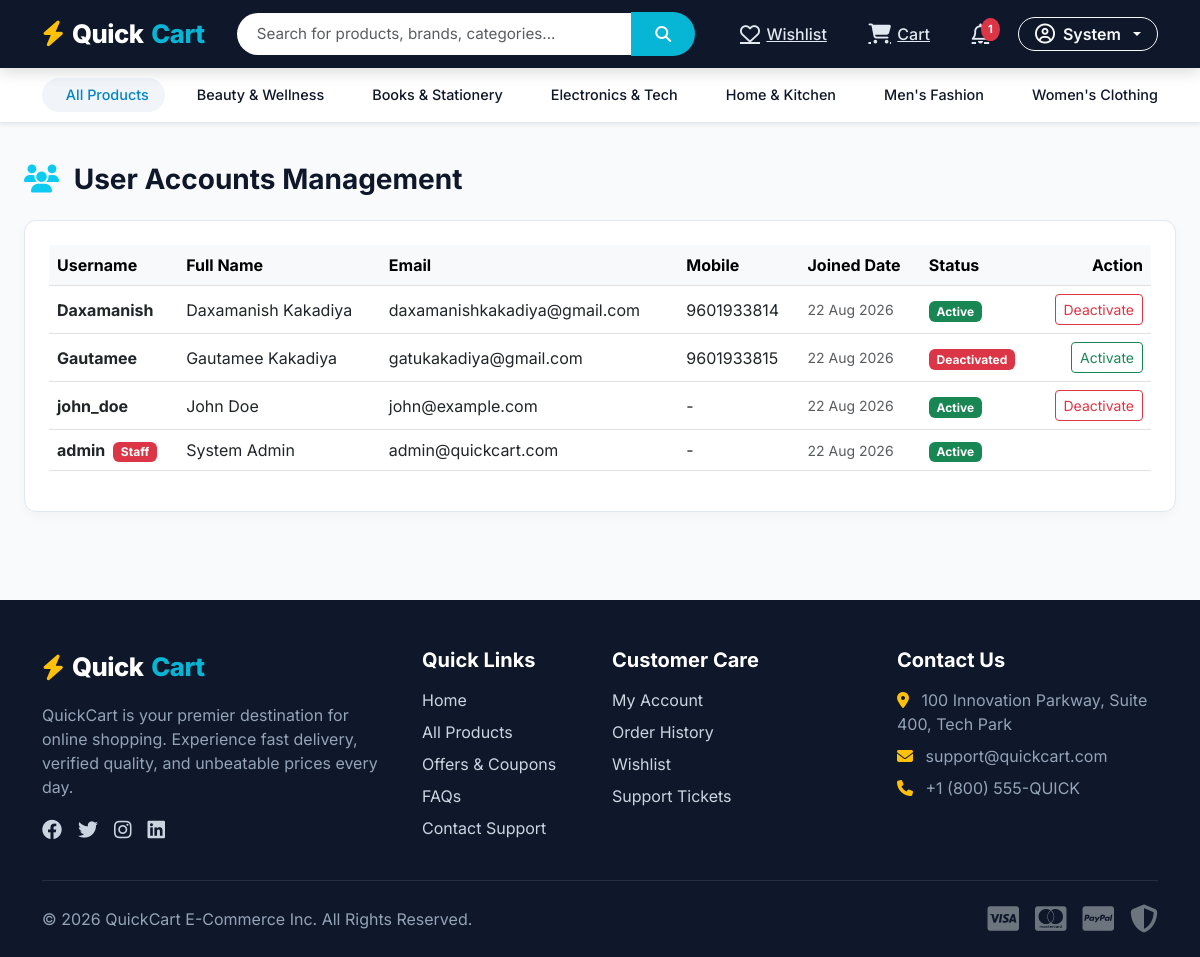
The page /dashboard/users/ (signed in) on the database its author committed.
### products/models.py (models this page shows, shortened)
class Category(models.Model):
    name = models.CharField(max_length=100, unique=True)
    slug = models.SlugField(max_length=120, unique=True, blank=True)
    description = models.TextField(blank=True)
    image = models.ImageField(upload_to='categories/', blank=True, null=True)
    created_at = models.DateTimeField(auto_now_add=True)
    class Meta:
        verbose_name_plural = "Categories"
        ordering = ['name']

### accounts/models.py (models this page shows, shortened)
class Profile(models.Model):
    GENDER_CHOICES = (
        ('Male', 'Male'),
        ('Female', 'Female'),
        ('Other', 'Other'),
    )
    user = models.OneToOneField(User, on_delete=models.CASCADE, related_name='profile')
    profile_picture = models.ImageField(upload_to='profile_pictures/', blank=True, null=True, default='profile_pictures/default.png')
    mobile = models.CharField(max_length=15, blank=True, null=True)
    date_of_birth = models.DateField(blank=True, null=True)
    gender = models.CharField(max_length=10, choices=GENDER_CHOICES, blank=True, null=True)
    address = models.TextField(blank=True, null=True)
    city = models.CharField(max_length=100, blank=True, null=True)
    state = models.CharField(max_length=100, blank=True, null=True)
    pincode = models.CharField(max_length=10, blank=True, null=True)
    created_at = models.DateTimeField(auto_now_add=True)

### dashboard/views.py (the view, shortened to what this page needs)
# urls.py: path('users/', views.dashboard_users_view, name='users'),
@staff_member_required
def dashboard_users_view(request):
    users = User.objects.select_related('profile').order_by('-date_joined')
    return render(request, 'dashboard/users.html', {'users': users})

### quickcart/context_processors.py (called while the page is built)
def global_ecommerce_context(request):
    categories = Category.objects.all()
    cart_count = 0
    wishlist_count = 0
    unread_notifications_count = 0
    if request.user.is_authenticated:
        cart_count = CartItem.objects.filter(user=request.user).count()
        wishlist_count = Wishlist.objects.filter(user=request.user).count()
        unread_notifications_count = Notification.objects.filter(user=request.user, is_read=False).count()
    return {
        'nav_categories': categories,
        'cart_count': cart_count,
        'wishlist_count': wishlist_count,
        'unread_notifications_count': unread_notifications_count,
    }

### templates/dashboard/users.html (shortened to what this page needs)
{% extends 'base.html' %}
{% block content %}
<div class="container-fluid px-4 my-4">
    <h3 class="fw-bold mb-4"><i class="fa-solid fa-users text-info me-2"></i> User Accounts Management</h3>
    <div class="qc-dashboard-card">
        <div class="table-responsive">
            <table class="table align-middle table-hover">
                <thead class="table-light">
                    <tr>
                        <th>Username</th>
                        <th>Full Name</th>
                        <th>Email</th>
                        <th>Mobile</th>
                        <th>Joined Date</th>
                        <th>Status</th>
                        <th class="text-end">Action</th>
                    </tr>
                </thead>
                <tbody>
                    {% for u in users %}
                        <tr>
                            <td class="fw-bold text-dark">{{ u.username }} {% if u.is_staff %}<span class="badge bg-danger ms-1">Staff</span>{% endif %}</td>
                            <td>{{ u.get_full_name|default:"-" }}</td>
                            <td>{{ u.email }}</td>
                            <td>{{ u.profile.mobile|default:"-" }}</td>
                            <td class="small text-muted">{{ u.date_joined|date:"d M Y" }}</td>
                            <td>
                                {% if u.is_active %}
                                    <span class="badge bg-success">Active</span>
                                {% else %}
                                    <span class="badge bg-danger">Deactivated</span>
                                {% endif %}
                            </td>
                            <td class="text-end">
                                {% if not u.is_superuser %}
                                    <form method="POST" class="d-inline">
                                        <button type="submit" class="btn btn-sm {% if u.is_active %}btn-outline-danger{% else %}btn-outline-success{% endif %}">
                                            {% if u.is_active %}Deactivate{% else %}Activate{% endif %}
                                        </button>
                                    </form>
                                {% endif %}
                            </td>
                        </tr>
                    {% endfor %}
                </tbody>
            </table>
        </div>
    </div>
</div>
{% endblock %}

### templates/base.html (shortened to what this page needs)
{% load static %}
<!DOCTYPE html>
<html lang="en">
<head>
    <link href="https://cdn.jsdelivr.net/npm/bootstrap@5.3.0/dist/css/bootstrap.min.css" rel="stylesheet">
    <link rel="stylesheet" href="https://cdnjs.cloudflare.com/ajax/libs/font-awesome/6.4.0/css/all.min.css">
    <link rel="stylesheet" href="{% static 'css/style.css' %}">
</head>
<body>
    <header class="qc-navbar">
        <div class="container">
            <div class="d-flex align-items-center justify-content-between flex-wrap gap-2">
                <a href="{% url 'home' %}" class="qc-brand">
                    <i class="fa-solid fa-bolt text-warning"></i> Quick<span>Cart</span>
                </a>
                <form action="{% url 'products:search' %}" method="GET" class="flex-grow-1 mx-lg-4 max-w-600" style="max-width: 550px;">
                    <div class="input-group">
                        <input type="text" name="q" class="form-control qc-search-input" placeholder="Search for products, brands, categories..." value="{{ request.GET.q|default:'' }}" required>
                        <button class="btn qc-search-btn" type="submit">
                            <i class="fa-solid fa-magnifying-glass"></i>
                        </button>
                    </div>
                </form>
                <div class="d-flex align-items-center gap-3">
                    {% if user.is_authenticated %}
                        <a href="{% url 'cart:wishlist' %}" class="qc-nav-link text-white" title="Wishlist">
                            <i class="fa-regular fa-heart fs-5"></i>
                            <span class="d-none d-md-inline">Wishlist</span>
                        </a>
                        <a href="{% url 'cart:cart' %}" class="qc-nav-link text-white" title="Cart">
                            <i class="fa-solid fa-cart-shopping fs-5"></i>
                            <span class="d-none d-md-inline">Cart</span>
                        </a>
                        <a href="{% url 'notifications:list' %}" class="qc-nav-link text-white" title="Notifications">
                            <i class="fa-regular fa-bell fs-5"></i>
                            {% if unread_notifications_count > 0 %}
                                <span class="qc-badge bg-danger">{{ unread_notifications_count }}</span>
                            {% endif %}
                        </a>
                        <div class="dropdown">
                            <button class="btn btn-outline-light dropdown-toggle rounded-pill px-3 py-1 fw-semibold d-flex align-items-center gap-2" type="button" data-bs-toggle="dropdown">
                                <i class="fa-regular fa-circle-user fs-5"></i>
                                <span>{{ user.first_name|default:user.username }}</span>
                            </button>
                        </div>
                    {% endif %}
                </div>
            </div>
        </div>
    </header>
    <nav class="qc-category-bar shadow-sm">
        <div class="container">
            <div class="d-flex align-items-center gap-2">
                <a href="{% url 'products:product_list' %}" class="qc-cat-item active">
                     All Products
                </a>
                {% for cat in nav_categories %}
                    <a href="{% url 'products:category' cat.slug %}" class="qc-cat-item">
                        {{ cat.name }}
                    </a>
                {% endfor %}
                <a href="{% url 'coupons:coupons_list' %}" class="qc-cat-item text-danger fw-bold ms-auto">
                </a>
            </div>
        </div>
    </nav>
    <main>
        {% block content %}{% endblock %}
    </main>
    <footer class="qc-footer">
        <div class="container">
            <div class="row g-4">
                <div class="col-lg-4 col-md-6">
                    <div class="qc-brand mb-3">
                        <i class="fa-solid fa-bolt text-warning"></i> Quick<span>Cart</span>
                    </div>
                    <p>QuickCart is your premier destination for online shopping. Experience fast delivery, verified quality, and unbeatable prices every day.</p>
                    <div class="d-flex gap-3 fs-5 mt-3">
                        <a href="#"><i class="fa-brands fa-facebook"></i></a>
                        <a href="#"><i class="fa-brands fa-twitter"></i></a>
                        <a href="#"><i class="fa-brands fa-instagram"></i></a>
                        <a href="#"><i class="fa-brands fa-linkedin"></i></a>
                    </div>
                </div>
                <div class="col-lg-2 col-md-6">
                    <h5>Quick Links</h5>
                    <ul class="list-unstyled d-flex flex-column gap-2">
                        <li><a href="{% url 'home' %}">Home</a></li>
                        <li><a href="{% url 'products:product_list' %}">All Products</a></li>
                        <li><a href="{% url 'coupons:coupons_list' %}">Offers & Coupons</a></li>
                        <li><a href="{% url 'support:faq' %}">FAQs</a></li>
                        <li><a href="{% url 'support:contact' %}">Contact Support</a></li>
                    </ul>
                </div>
                <div class="col-lg-3 col-md-6">
                    <h5>Customer Care</h5>
                    <ul class="list-unstyled d-flex flex-column gap-2">
                        <li><a href="{% url 'accounts:profile' %}">My Account</a></li>
                        <li><a href="{% url 'orders:my_orders' %}">Order History</a></li>
                        <li><a href="{% url 'cart:wishlist' %}">Wishlist</a></li>
                        <li><a href="{% url 'support:tickets' %}">Support Tickets</a></li>
                    </ul>
                </div>
                <div class="col-lg-3 col-md-6">
                    <h5>Contact Us</h5>
                    <p class="mb-2"><i class="fa-solid fa-location-dot me-2 text-warning"></i> 100 Innovation Parkway, Suite 400, Tech Park</p>
                    <p class="mb-2"><i class="fa-solid fa-envelope me-2 text-warning"></i> support@quickcart.com</p>
                    <p class="mb-2"><i class="fa-solid fa-phone me-2 text-warning"></i> +1 (800) 555-QUICK</p>
                </div>
            </div>
            <hr class="my-4 border-secondary">
            <div class="d-flex flex-column flex-md-row justify-content-between align-items-center text-center text-md-start">
                <p class="mb-0">&copy; 2026 QuickCart E-Commerce Inc. All Rights Reserved.</p>
                <div class="d-flex gap-3 fs-3 text-secondary mt-2 mt-md-0">
                    <i class="fa-brands fa-cc-visa"></i>
                    <i class="fa-brands fa-cc-mastercard"></i>
                    <i class="fa-brands fa-cc-paypal"></i>
                    <i class="fa-solid fa-shield-halved"></i>
                </div>
            </div>
        </div>
    </footer>
</body>
</html>

### static/css/style.css (style rules this page uses)
:root { --qc-primary: #0f172a; --qc-secondary: #1e293b; --qc-accent: #0284c7; --qc-cyan: #06b6d4; --qc-emerald: #10b981; --qc-coral: #f43f5e; --qc-amber: #f59e0b; --qc-bg-light: #f8fafc; --qc-card-bg: #ffffff; --qc-border: #e2e8f0; --qc-text-dark: #0f172a; --qc-text-muted: #64748b; }
body { font-family: 'Inter', system-ui, -apple-system, BlinkMacSystemFont, 'Segoe UI', Roboto, Oxygen, Ubuntu, Cantarell, sans-serif; background-color: var(--qc-bg-light); color: var(--qc-text-dark); margin: 0; padding: 0; display: flex; flex-direction: column; min-height: 100vh; }
main { flex: 1; }
.qc-navbar { background-color: var(--qc-primary); box-shadow: 0 4px 15px rgba(0, 0, 0, 0.15); padding: 0.75rem 0; position: sticky; top: 0; z-index: 1030; }
.qc-brand { font-weight: 800; font-size: 1.6rem; color: #ffffff; letter-spacing: -0.5px; text-decoration: none; display: flex; align-items: center; gap: 0.5rem; }
.qc-brand span { color: var(--qc-cyan); }
.qc-search-input { border-radius: 50px 0 0 50px; border: 1px solid transparent; padding: 0.6rem 1.2rem; font-size: 0.95rem; }
.qc-search-btn { border-radius: 0 50px 50px 0; background-color: var(--qc-cyan); color: #ffffff; border: none; padding: 0.6rem 1.5rem; transition: all 0.2s ease; }
.qc-nav-link { color: #e2e8f0 !important; font-weight: 500; padding: 0.5rem 0.8rem; border-radius: 8px; transition: all 0.2s ease; display: flex; align-items: center; gap: 0.4rem; position: relative; }
.qc-badge { position: absolute; top: 2px; right: 2px; background-color: var(--qc-coral); color: #ffffff; font-size: 0.7rem; font-weight: 700; border-radius: 50%; padding: 0.2rem 0.45rem; }
.qc-category-bar { background: #ffffff; border-bottom: 1px solid var(--qc-border); padding: 0.6rem 0; overflow-x: auto; white-space: nowrap; }
.qc-cat-item { display: inline-block; padding: 0.4rem 1rem; color: var(--qc-text-dark); font-weight: 500; font-size: 0.9rem; text-decoration: none; border-radius: 20px; transition: all 0.2s ease; margin-right: 0.5rem; }
.qc-cat-item:hover, .qc-cat-item.active { background-color: #f1f5f9; color: var(--qc-accent); }
.qc-footer { background-color: var(--qc-primary); color: #94a3b8; padding: 3rem 0 1.5rem 0; margin-top: 4rem; }
.qc-footer h5 { color: #ffffff; font-weight: 700; margin-bottom: 1rem; }
.qc-footer a { color: #cbd5e1; text-decoration: none; transition: color 0.2s ease; }
.qc-dashboard-card { background: #ffffff; border-radius: 12px; border: 1px solid var(--qc-border); padding: 1.5rem; box-shadow: 0 4px 12px rgba(0,0,0,0.03); }

### rows shown on the page
Category: name "Beauty & Wellness"
Category: name "Books & Stationery"
Category: name "Electronics & Tech"
Category: name "Home & Kitchen"
Category: name "Men's Fashion"
Category: name "Women's Clothing"

### other values the page prints
{{ unread_notifications_count }} "1"
{{ user.first_name|default:user.username }} "System"
{{ u.username }} "Daxamanish"
{{ u.get_full_name|default:"-" }} "Daxamanish Kakadiya"
{{ u.email }} "daxamanishkakadiya@gmail.com"
{{ u.profile.mobile|default:"-" }} "9601933814"
{{ u.date_joined|date:"d M Y" }} "22 Aug 2026"
{{ u.username }} "Gautamee"
{{ u.get_full_name|default:"-" }} "Gautamee Kakadiya"
{{ u.email }} "gatukakadiya@gmail.com"
{{ u.profile.mobile|default:"-" }} "9601933815"
{{ u.username }} "john_doe"
{{ u.get_full_name|default:"-" }} "John Doe"
{{ u.email }} "john@example.com"
{{ u.profile.mobile|default:"-" }} "-"
